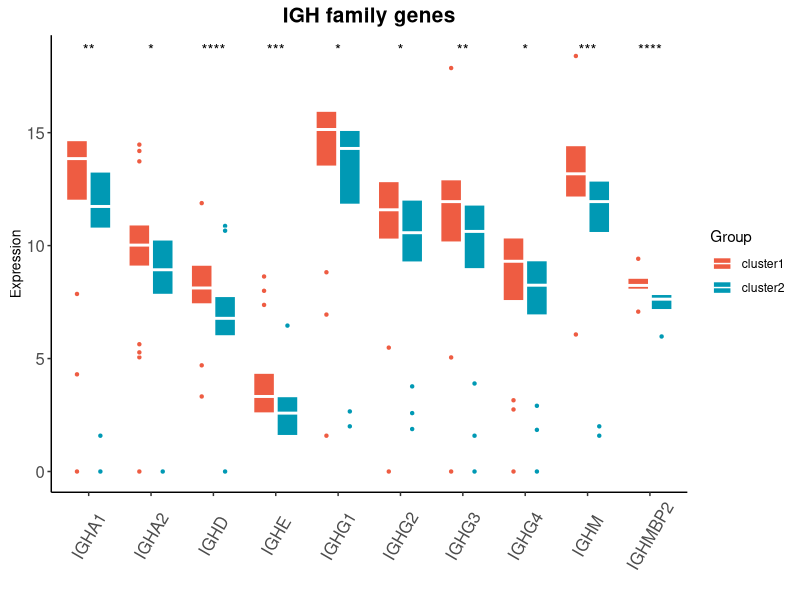
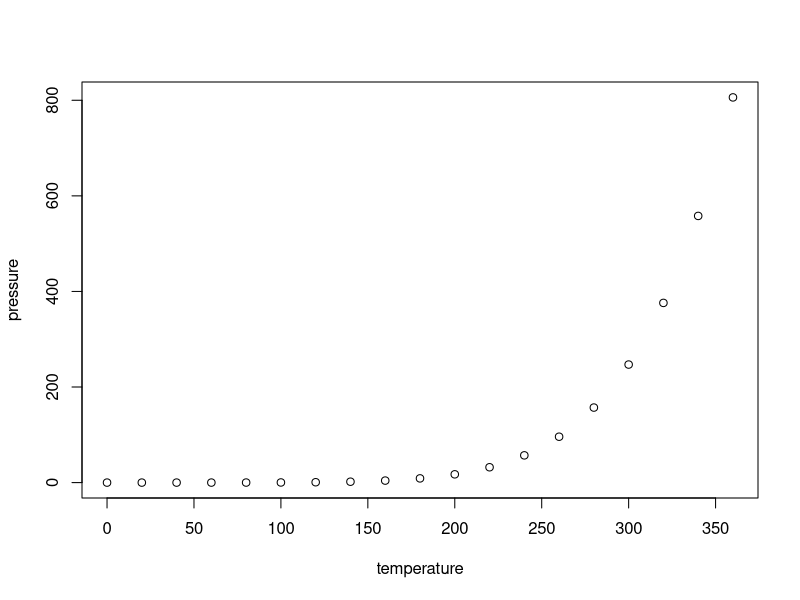

Write R code to recreate these figures, in order.
## ---- chunk 1
rm(list = ls())
rt=read.table("IGH_GENE.txt",sep="\t",header=T,row.names=1,check.names=F)    
rt1=rt[,-1]
rt1=t(rt1)
rt1=log2(rt1+1)
library(tidyverse)
library(ggpubr)
rt1=as.data.frame(t(rt1))
dat <- rt1 %>% as.data.frame() %>%
  rownames_to_column("Sample") %>% 
  gather(key = Complement_Gene,value = Expression,-Sample)
dat$Group = rt[,1]
ggplot(dat,aes(Complement_Gene,Expression,fill = Group)) + 
  geom_boxplot(outlier.shape = 21,color = "white") + 
  labs(title = "IGH family genes", 
       x="",y = "Expression") +
  theme(legend.position = "top") +   
  theme_classic()  + 
  theme(axis.title.y =  element_text(size = 10,vjust = 0.5,hjust = 0.5))+
  theme(axis.text.x = element_text(size = 12,angle = 45,vjust = 0.5,hjust = 0.5))+
  theme(axis.text.y = element_text(size = 12))+
  theme(plot.title = element_text(hjust = 0.5,size=15,face="bold"))+
  theme(axis.text.x = element_text(angle=60,vjust = 0.5))+
  scale_fill_manual(values = c("tomato2","#0099B4FF"))+ stat_compare_means(aes(group = Group,label = ..p.signif..),method = "wilcox.test")
  
## ---- chunk 2
summary(cars)
## ---- chunk 3
plot(pressure)
